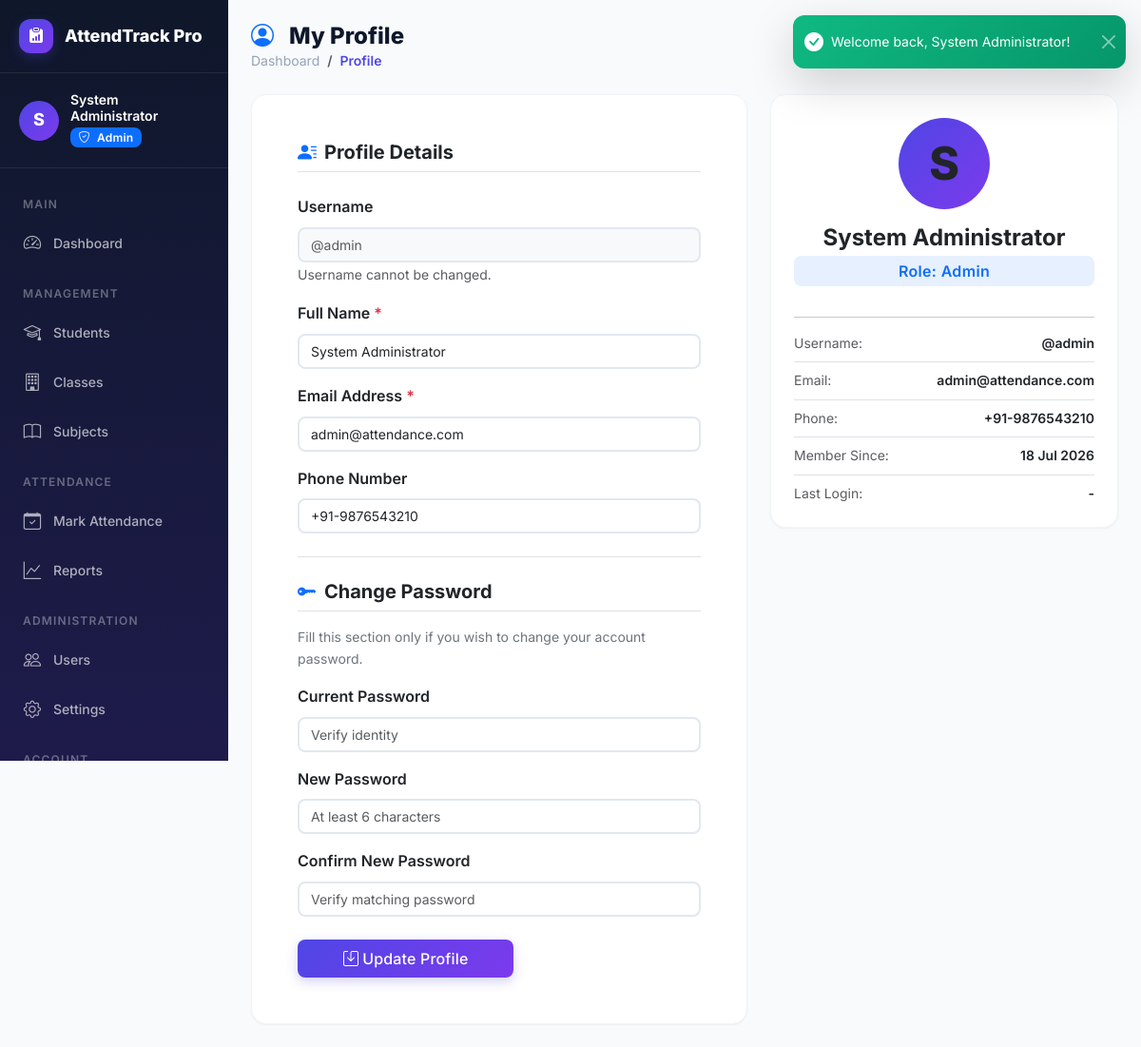
The app's page /profile.php (signed in) with its own data.
### tables this page shows
CREATE TABLE IF NOT EXISTS `users` (
  `id` INT AUTO_INCREMENT PRIMARY KEY,
  `username` VARCHAR(50) NOT NULL UNIQUE,
  `email` VARCHAR(100) NOT NULL UNIQUE,
  `password` VARCHAR(255) NOT NULL,
  `full_name` VARCHAR(100) NOT NULL,
  `role` ENUM('admin', 'teacher') NOT NULL DEFAULT 'teacher',
  `phone` VARCHAR(20) DEFAULT NULL,
  `avatar` VARCHAR(255) DEFAULT NULL,
  `is_active` TINYINT(1) NOT NULL DEFAULT 1,
  `last_login` DATETIME DEFAULT NULL,
  `created_at` DATETIME NOT NULL DEFAULT CURRENT_TIMESTAMP,
  `updated_at` DATETIME NOT NULL DEFAULT CURRENT_TIMESTAMP ON UPDATE CURRENT_TIMESTAMP,
  INDEX `idx_users_role` (`role`),
  INDEX `idx_users_active` (`is_active`)
);

### functions.php (called while the page is built, shortened)
<?php
function sanitize($input) {
    return htmlspecialchars(trim($input), ENT_QUOTES, 'UTF-8');
}
function isLoggedIn() {
    return isset($_SESSION['user_id']) && !empty($_SESSION['user_id']);
}
function getCurrentUser() {
    static $user = null;
    if ($user === null) {
        $user = dbFetchOne("SELECT * FROM users WHERE id = ? AND is_active = 1", [$_SESSION['user_id']]);
    }
    return $user;
}
function isAdmin() {
    $user = getCurrentUser();
    return $user && $user['role'] === 'admin';
}
function formatDate($date, $format = 'd M Y') {
    return date($format, strtotime($date));
}
function formatDateTime($datetime, $format = 'd M Y, h:i A') {
    if (empty($datetime)) return '-';
    return date($format, strtotime($datetime));
}

### database.php (called while the page is built, shortened)
<?php
function getDBConnection() {
    static $pdo = null;
    if ($pdo === null) {
        try {
            $dsn = "mysql:host=" . DB_HOST . ";port=" . DB_PORT . ";dbname=" . DB_NAME . ";charset=" . DB_CHARSET;
            $options = [
                PDO::ATTR_ERRMODE            => PDO::ERRMODE_EXCEPTION,
                PDO::ATTR_DEFAULT_FETCH_MODE => PDO::FETCH_ASSOC,
                PDO::ATTR_EMULATE_PREPARES   => false,
                PDO::MYSQL_ATTR_INIT_COMMAND => "SET NAMES " . DB_CHARSET,
            ];
            $pdo = new PDO($dsn, DB_USER, DB_PASS, $options);
        } catch (PDOException $e) {
            error_log("Database Connection Error: " . $e->getMessage());
            try {
                $dsn = "mysql:host=" . DB_HOST . ";port=" . DB_PORT . ";charset=" . DB_CHARSET;
                $tempPdo = new PDO($dsn, DB_USER, DB_PASS);
                $tempPdo->exec("CREATE DATABASE IF NOT EXISTS `" . DB_NAME . "` CHARACTER SET utf8mb4 COLLATE utf8mb4_unicode_ci");
                $tempPdo = null;
                $dsn = "mysql:host=" . DB_HOST . ";port=" . DB_PORT . ";dbname=" . DB_NAME . ";charset=" . DB_CHARSET;
                $pdo = new PDO($dsn, DB_USER, DB_PASS, $options);
                require_once __DIR__ . '/init.php';
                initializeDatabase($pdo);
            } catch (PDOException $e2) {
                error_log("Database Creation Error: " . $e2->getMessage());
                die('<div style="font-family:Arial;padding:40px;text-align:center;">
                    <h2 style="color:#ef4444;">Database Connection Failed</h2>
                    <p>Please ensure MySQL is running in XAMPP Control Panel.</p>
                    <p style="color:#666;font-size:14px;">Error: ' . htmlspecialchars($e2->getMessage()) . '</p>
                </div>');
            }
        }
    }
    return $pdo;
}
function dbQuery($sql, $params = []) {
    $pdo = getDBConnection();
    $stmt = $pdo->prepare($sql);
    $stmt->execute($params);
    return $stmt;
}
function dbFetchOne($sql, $params = []) {
    return dbQuery($sql, $params)->fetch();
}

### profile.php (the view, shortened to what this page needs)
<?php
require_once __DIR__ . '/../includes/auth_check.php';
$user = dbFetchOne("SELECT * FROM users WHERE id = ?", [$currentUser['id']]);
include __DIR__ . '/../includes/header.php';
?>
<div class="admin-layout">
    <?php include __DIR__ . '/../includes/sidebar.php'; ?>
    <main class="admin-content">
        <header class="page-header animate-fade-in">
            <div class="d-flex align-items-center gap-3">
                <div>
                    <h4 class="mb-0"><i class="bi bi-person-circle text-primary me-2"></i>My Profile</h4>
                    <nav aria-label="breadcrumb">
                        <ol class="breadcrumb">
                            <li class="breadcrumb-item"><a href="<?php echo BASE_URL; ?>/admin/dashboard.php">Dashboard</a></li>
                            <li class="breadcrumb-item active" aria-current="page">Profile</li>
                        </ol>
                    </nav>
                </div>
            </div>
        </header>
        <div class="row g-4 animate-fade-in-up">
            <div class="col-lg-7">
                <div class="card p-4 p-md-5">
                    <h5 class="fw-bold mb-4 border-bottom pb-2">
                        <i class="bi bi-person-lines-fill text-primary me-2"></i>Profile Details
                    </h5>
                    <form method="POST" class="needs-validation" novalidate>
                        <div class="mb-3">
                            <label class="form-label fw-semibold">Username</label>
                            <input type="text" class="form-control bg-light text-muted" value="@<?php echo sanitize($user['username']); ?>" readonly>
                            <small class="text-muted">Username cannot be changed.</small>
                        </div>
                        <div class="mb-3">
                            <label class="form-label fw-semibold">Full Name <span class="text-danger">*</span></label>
                            <input type="text" class="form-control" name="full_name" value="<?php echo sanitize($user['full_name']); ?>" required>
                        </div>
                        <div class="mb-3">
                            <label class="form-label fw-semibold">Email Address <span class="text-danger">*</span></label>
                            <input type="email" class="form-control" name="email" value="<?php echo sanitize($user['email']); ?>" required>
                        </div>
                        <div class="mb-4">
                            <label class="form-label fw-semibold">Phone Number</label>
                            <input type="tel" class="form-control" name="phone" value="<?php echo sanitize($user['phone'] ?? ''); ?>">
                        </div>
                        <h5 class="fw-bold mb-3 border-top pt-4 pb-2 border-bottom">
                            <i class="bi bi-key-fill text-primary me-2"></i>Change Password
                        </h5>
                        <p class="text-secondary small mb-3">Fill this section only if you wish to change your account password.</p>
                        <div class="mb-3">
                            <label class="form-label fw-semibold">Current Password</label>
                            <input type="password" class="form-control" name="current_password" placeholder="Verify identity">
                        </div>
                        <div class="mb-3">
                            <label class="form-label fw-semibold">New Password</label>
                            <input type="password" class="form-control" name="new_password" placeholder="At least 6 characters" minlength="6">
                        </div>
                        <div class="mb-4">
                            <label class="form-label fw-semibold">Confirm New Password</label>
                            <input type="password" class="form-control" name="confirm_password" placeholder="Verify matching password">
                        </div>
                        <button type="submit" class="btn btn-primary px-5 py-2">
                            <i class="bi bi-save me-1"></i>Update Profile
                        </button>
                    </form>
                </div>
            </div>
            <div class="col-lg-5">
                <div class="card p-4 text-center">
                    <div class="user-avatar mx-auto mb-3" style="width:96px;height:96px;font-size:3rem;">
                        <?php echo strtoupper(substr($user['full_name'], 0, 1)); ?>
                    </div>
                    <h4 class="fw-bold mb-1"><?php echo sanitize($user['full_name']); ?></h4>
                    <span class="badge bg-primary bg-opacity-10 text-primary px-3 py-2 mb-3 fs-6">
                        Role: <?php echo ucfirst($user['role']); ?>
                    </span>
                    <hr>
                    <div class="text-start">
                        <div class="d-flex justify-content-between mb-2 small border-bottom pb-2">
                            <span class="text-muted">Username:</span>
                            <span class="fw-semibold">@<?php echo sanitize($user['username']); ?></span>
                        </div>
                        <div class="d-flex justify-content-between mb-2 small border-bottom pb-2">
                            <span class="text-muted">Email:</span>
                            <span class="fw-semibold"><?php echo sanitize($user['email']); ?></span>
                        </div>
                        <div class="d-flex justify-content-between mb-2 small border-bottom pb-2">
                            <span class="text-muted">Phone:</span>
                            <span class="fw-semibold"><?php echo sanitize($user['phone'] ?: '-'); ?></span>
                        </div>
                        <div class="d-flex justify-content-between mb-2 small border-bottom pb-2">
                            <span class="text-muted">Member Since:</span>
                            <span class="fw-semibold"><?php echo formatDate($user['created_at']); ?></span>
                        </div>
                        <div class="d-flex justify-content-between small">
                            <span class="text-muted">Last Login:</span>
                            <span class="fw-semibold"><?php echo formatDateTime($user['last_login']); ?></span>
                        </div>
                    </div>
                </div>
            </div>
        </div>
    </main>
</div>
<?php include __DIR__ . '/../includes/footer.php'; ?>

### sidebar.php (shortened to what this page needs)
<?php
$currentPage = basename($_SERVER['PHP_SELF']);
$user = getCurrentUser();
function sidebarActive($page) {
    global $currentPage;
    return $currentPage === $page ? 'active' : '';
}
?>
<aside class="admin-sidebar" id="adminSidebar">
    <div class="sidebar-header">
        <a href="<?php echo BASE_URL; ?>/admin/dashboard.php" class="sidebar-brand">
            <div class="brand-icon">
                <i class="bi bi-clipboard-data-fill"></i>
            </div>
            <span class="brand-text"><?php echo defined('APP_NAME') ? APP_NAME : 'AttendTrack Pro'; ?></span>
        </a>
    </div>
    <div class="sidebar-user">
        <div class="user-avatar">
            <?php echo strtoupper(substr($user['full_name'], 0, 1)); ?>
        </div>
        <div class="user-info">
            <h6><?php echo sanitize($user['full_name']); ?></h6>
            <span class="badge bg-<?php echo $user['role'] === 'admin' ? 'primary' : 'info'; ?>">
                <i class="bi bi-<?php echo $user['role'] === 'admin' ? 'shield-check' : 'person-badge'; ?> me-1"></i>
                <?php echo ucfirst($user['role']); ?>
            </span>
        </div>
    </div>
    <nav class="sidebar-nav">
        <div class="nav-section">
            <span class="nav-section-title">Main</span>
        </div>
        <a href="<?php echo BASE_URL; ?>/admin/dashboard.php" class="sidebar-link <?php echo sidebarActive('dashboard.php'); ?>">
            <i class="bi bi-speedometer2"></i>
            <span>Dashboard</span>
        </a>
        <div class="nav-section">
            <span class="nav-section-title">Management</span>
        </div>
        <a href="<?php echo BASE_URL; ?>/admin/students.php" class="sidebar-link <?php echo sidebarActive('students.php'); ?>">
            <i class="bi bi-mortarboard"></i>
            <span>Students</span>
        </a>
        <a href="<?php echo BASE_URL; ?>/admin/classes.php" class="sidebar-link <?php echo sidebarActive('classes.php'); ?>">
            <i class="bi bi-building"></i>
            <span>Classes</span>
        </a>
        <a href="<?php echo BASE_URL; ?>/admin/subjects.php" class="sidebar-link <?php echo sidebarActive('subjects.php'); ?>">
            <i class="bi bi-book"></i>
            <span>Subjects</span>
        </a>
        <div class="nav-section">
            <span class="nav-section-title">Attendance</span>
        </div>
        <a href="<?php echo BASE_URL; ?>/admin/attendance.php" class="sidebar-link <?php echo sidebarActive('attendance.php'); ?>">
            <i class="bi bi-calendar-check"></i>
            <span>Mark Attendance</span>
        </a>
        <a href="<?php echo BASE_URL; ?>/admin/reports.php" class="sidebar-link <?php echo sidebarActive('reports.php'); ?>">
            <i class="bi bi-graph-up"></i>
            <span>Reports</span>
        </a>
        <?php if (isAdmin()): ?>
        <div class="nav-section">
            <span class="nav-section-title">Administration</span>
        </div>
        <a href="<?php echo BASE_URL; ?>/admin/users.php" class="sidebar-link <?php echo sidebarActive('users.php'); ?>">
            <i class="bi bi-people"></i>
            <span>Users</span>
        </a>
        <a href="<?php echo BASE_URL; ?>/admin/settings.php" class="sidebar-link <?php echo sidebarActive('settings.php'); ?>">
            <i class="bi bi-gear"></i>
            <span>Settings</span>
        </a>
        <?php endif; ?>
        <div class="nav-section">
            <span class="nav-section-title">Account</span>
        </div>
    </nav>
</aside>

### animations.css (style rules this page uses)
.animate-fade-in-up { opacity: 0; transform: translateY(30px); transition: opacity 0.6s ease, transform 0.6s ease; }
.animate-fade-in-up.visible { opacity: 1; transform: translateY(0); }
.animate-fade-in { opacity: 0; transition: opacity 0.6s ease; }
.animate-fade-in.visible { opacity: 1; }
.page-enter { animation: pageEnter 0.4s ease-out; }

### responsive.css (style rules this page uses)
@media (max-width: 1200px) { .admin-sidebar { width: 240px; } }
@media (max-width: 1200px) { .admin-content { margin-left: 240px; } }

### records on screen
users: full_name "S", full_name "System Administrator", role "Admin", username "@admin", email "admin@attendance.com", phone "+91-9876543210", username "admin", created_at "18 Jul 2026", last_login "-"

### other values on screen
APP_NAME "AttendTrack Pro"
